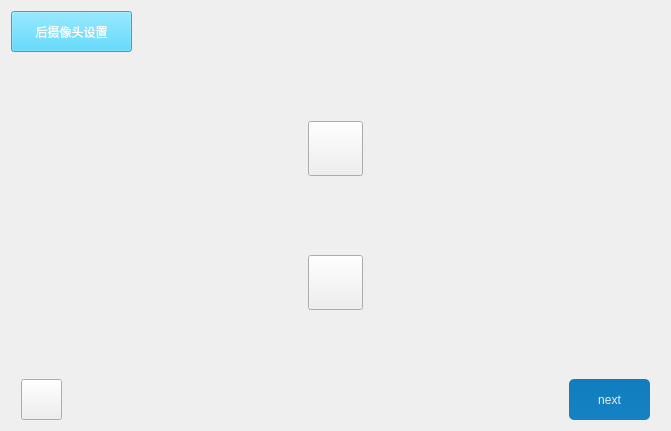
<?xml version="1.0" encoding="UTF-8"?>
<ui version="4.0">
 <class>Rear_Camera_Setting</class>
 <widget class="QDialog" name="Rear_Camera_Setting">
  <property name="geometry">
   <rect>
    <x>0</x>
    <y>0</y>
    <width>671</width>
    <height>431</height>
   </rect>
  </property>
  <property name="windowTitle">
   <string>Dialog</string>
  </property>
  <layout class="QGridLayout" name="gridLayout" rowstretch="1,1,3,1,1">
   <item row="0" column="0">
    <layout class="QGridLayout" name="gridLayout_4">
     <item row="0" column="0">
      <widget class="QPushButton" name="pushButton">
       <property name="enabled">
        <bool>false</bool>
       </property>
       <property name="minimumSize">
        <size>
         <width>121</width>
         <height>41</height>
        </size>
       </property>
       <property name="maximumSize">
        <size>
         <width>121</width>
         <height>41</height>
        </size>
       </property>
       <property name="styleSheet">
        <string notr="true">background-color:rgb(47, 207, 255);
color:rgb(255,255,255)</string>
       </property>
       <property name="text">
        <string>后摄像头设置</string>
       </property>
      </widget>
     </item>
     <item row="0" column="1">
      <spacer name="horizontalSpacer_2">
       <property name="orientation">
        <enum>Qt::Horizontal</enum>
       </property>
       <property name="sizeHint" stdset="0">
        <size>
         <width>518</width>
         <height>20</height>
        </size>
       </property>
      </spacer>
     </item>
    </layout>
   </item>
   <item row="2" column="0">
    <layout class="QGridLayout" name="gridLayout_3">
     <item row="0" column="0">
      <widget class="QPushButton" name="upperButton">
       <property name="minimumSize">
        <size>
         <width>55</width>
         <height>55</height>
        </size>
       </property>
       <property name="maximumSize">
        <size>
         <width>55</width>
         <height>55</height>
        </size>
       </property>
       <property name="styleSheet">
        <string notr="true">border-image:url(&quot;:/icon/navigate-up.png&quot;)</string>
       </property>
       <property name="text">
        <string/>
       </property>
      </widget>
     </item>
     <item row="1" column="0">
      <spacer name="verticalSpacer">
       <property name="orientation">
        <enum>Qt::Vertical</enum>
       </property>
       <property name="sizeHint" stdset="0">
        <size>
         <width>20</width>
         <height>128</height>
        </size>
       </property>
      </spacer>
     </item>
     <item row="2" column="0">
      <widget class="QPushButton" name="downButton">
       <property name="minimumSize">
        <size>
         <width>55</width>
         <height>55</height>
        </size>
       </property>
       <property name="maximumSize">
        <size>
         <width>55</width>
         <height>55</height>
        </size>
       </property>
       <property name="styleSheet">
        <string notr="true">border-image:url(&quot;:/icon/navigate-down.png&quot;)</string>
       </property>
       <property name="text">
        <string/>
       </property>
      </widget>
     </item>
    </layout>
   </item>
   <item row="3" column="0">
    <spacer name="verticalSpacer_2">
     <property name="orientation">
      <enum>Qt::Vertical</enum>
     </property>
     <property name="sizeHint" stdset="0">
      <size>
       <width>20</width>
       <height>54</height>
      </size>
     </property>
    </spacer>
   </item>
   <item row="4" column="0">
    <layout class="QGridLayout" name="gridLayout_2">
     <property name="leftMargin">
      <number>10</number>
     </property>
     <property name="rightMargin">
      <number>10</number>
     </property>
     <item row="0" column="0">
      <widget class="QPushButton" name="returnButton">
       <property name="minimumSize">
        <size>
         <width>41</width>
         <height>41</height>
        </size>
       </property>
       <property name="maximumSize">
        <size>
         <width>41</width>
         <height>41</height>
        </size>
       </property>
       <property name="styleSheet">
        <string notr="true">border-image:url(:/icon/Back.png)</string>
       </property>
       <property name="text">
        <string/>
       </property>
      </widget>
     </item>
     <item row="0" column="1">
      <spacer name="horizontalSpacer">
       <property name="orientation">
        <enum>Qt::Horizontal</enum>
       </property>
       <property name="sizeHint" stdset="0">
        <size>
         <width>498</width>
         <height>20</height>
        </size>
       </property>
      </spacer>
     </item>
     <item row="0" column="2">
      <widget class="QPushButton" name="sureButton">
       <property name="minimumSize">
        <size>
         <width>81</width>
         <height>41</height>
        </size>
       </property>
       <property name="maximumSize">
        <size>
         <width>81</width>
         <height>41</height>
        </size>
       </property>
       <property name="styleSheet">
        <string notr="true">QPushButton{
	border-style: none;
	border: 0px;
	color: #F0F0F0;
	padding: 5px;	
	border-radius:5px;
	background: qlineargradient(spread:pad, x1:0, y1:0, x2:0, y2:1, stop:0 #0F7DBE, stop:1 #1582C3); 
}

.QPushButton[focusPolicy=&quot;0&quot;] {
	border-style: none;
	border: 0px;
	color: #F0F0F0;
	padding: 0px;	
	border-radius:3px;
	background: qlineargradient(spread:pad, x1:0, y1:0, x2:0, y2:1, stop:0 #0F7DBE, stop:1 #1582C3); 
}

.QPushButton:hover{ 
	background: qlineargradient(spread:pad, x1:0, y1:0, x2:0, y2:1, stop:0 #50A3F0, stop:1 #489CEA);
}

.QPushButton:pressed{ 
	background: qlineargradient(spread:pad, x1:0, y1:0, x2:0, y2:1, stop:0 #0F7DBE, stop:1 #1582C3);
}</string>
       </property>
       <property name="text">
        <string>next</string>
       </property>
      </widget>
     </item>
    </layout>
   </item>
   <item row="1" column="0">
    <spacer name="verticalSpacer_3">
     <property name="orientation">
      <enum>Qt::Vertical</enum>
     </property>
     <property name="sizeHint" stdset="0">
      <size>
       <width>20</width>
       <height>40</height>
      </size>
     </property>
    </spacer>
   </item>
  </layout>
 </widget>
 <resources/>
 <connections/>
</ui>
